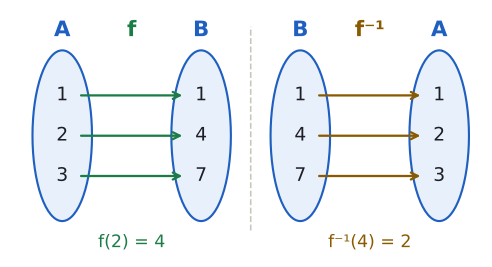

Generate this figure with Python:
import sys; sys.path.insert(0, "tools")
from cizim import *

# f(x) = 3x − 2, f: A -> B, A = {1, 2, 3}, B = {1, 4, 7}. Solda f (A'dan B'ye), sağda f⁻¹ (B'den A'ya).
fig, ax = sekil(6.4, 3.4)
ax.axis("off"); ax.set_xlim(-0.3, 9.3); ax.set_ylim(-0.6, 4.7)
A, B = ["1", "2", "3"], ["1", "4", "7"]
def yk(i): return 2.85 - i * 0.85
def kume(x, ad, el):
    ax.add_patch(patches.Ellipse((x, 2.0), 1.2, 3.6, facecolor=MAVI_ACIK, edgecolor=MAVI, lw=1.6))
    ax.text(x, 4.1, ad, ha="center", fontsize=16, color=MAVI, fontweight="bold")
    for i, e in enumerate(el): ax.text(x, yk(i), e, ha="center", va="center", fontsize=14)
def ok(x1, x2, i, renk):
    ax.annotate("", xy=(x2 - 0.38, yk(i)), xytext=(x1 + 0.38, yk(i)),
                arrowprops=dict(arrowstyle="->", color=renk, lw=1.7, shrinkA=0, shrinkB=0))
# sol: f
kume(0.8, "A", A); kume(3.6, "B", B)
for i in range(3): ok(0.8, 3.6, i, YESIL)
ax.text(2.2, 4.1, "f", ha="center", fontsize=16, color=YESIL, fontweight="bold")
# sağ: f⁻¹
kume(5.6, "B", B); kume(8.4, "A", A)
for i in range(3): ok(5.6, 8.4, i, SARI)
ax.text(7.0, 4.1, "f⁻¹", ha="center", fontsize=16, color=SARI, fontweight="bold")
ax.plot([4.6, 4.6], [0.0, 4.3], color=CIZGI, lw=1.2, ls="--")
ax.text(2.2, -0.35, "f(2) = 4", ha="center", fontsize=13, color=YESIL)
ax.text(7.0, -0.35, "f⁻¹(4) = 2", ha="center", fontsize=13, color=SARI)
kaydet(fig, __file__)
